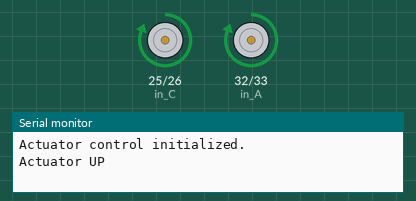
The sketch below on a simulated ESP32. On the bench: motor-driver pin pairs drawn as motors (green arrow = first pin HIGH = forward, orange = second pin HIGH = backward, longer = more drive), the last lines printed to the serial monitor.

Above: at 1.5 s.
At 4.5 s:
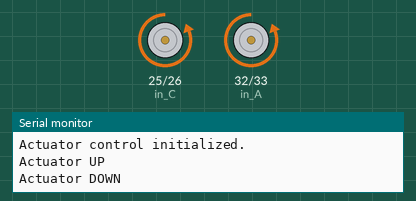
Timing chart, 0 to 7.8 s (numbered marks = the images above):
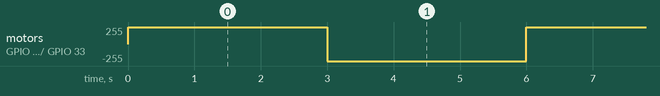

Measured:
- by itself, motor on GPIO 25 (in_C) / GPIO 26 (in_D), motor on GPIO 32 (in_A) / GPIO 33 (in_B): alternates forward 255/255 for 3.0 s and backward 255/255 for 3.0 s

The sketch:

basic-actuator.ino
```cpp
// Output variables to GPIO pins
const int in_A = 32; // Actuator UP
const int in_B = 33; // Actuator DOWN
const int in_C = 25; // Actuator UP
const int in_D = 26; // Actuator DOWN

void setup() {
  Serial.begin(115200);

  // Set GPIOs as outputs and turn them off initially
  pinMode(in_A, OUTPUT);
  digitalWrite(in_A, LOW);

  pinMode(in_B, OUTPUT);
  digitalWrite(in_B, LOW);

  pinMode(in_C, OUTPUT);
  digitalWrite(in_C, LOW);

  pinMode(in_D, OUTPUT);
  digitalWrite(in_D, LOW);

  Serial.println("Actuator control initialized.");
}

void loop() {
  // Move actuator UP for 3 seconds
  Serial.println("Actuator UP");
  digitalWrite(in_A, HIGH);
  digitalWrite(in_C, HIGH);
  delay(3000);
  digitalWrite(in_A, LOW);
  digitalWrite(in_C, LOW);

  // Move actuator DOWN for 3 seconds
  Serial.println("Actuator DOWN");
  digitalWrite(in_B, HIGH);
  digitalWrite(in_D, HIGH);
  delay(3000);
  digitalWrite(in_B, LOW);
  digitalWrite(in_D, LOW);
}
```
